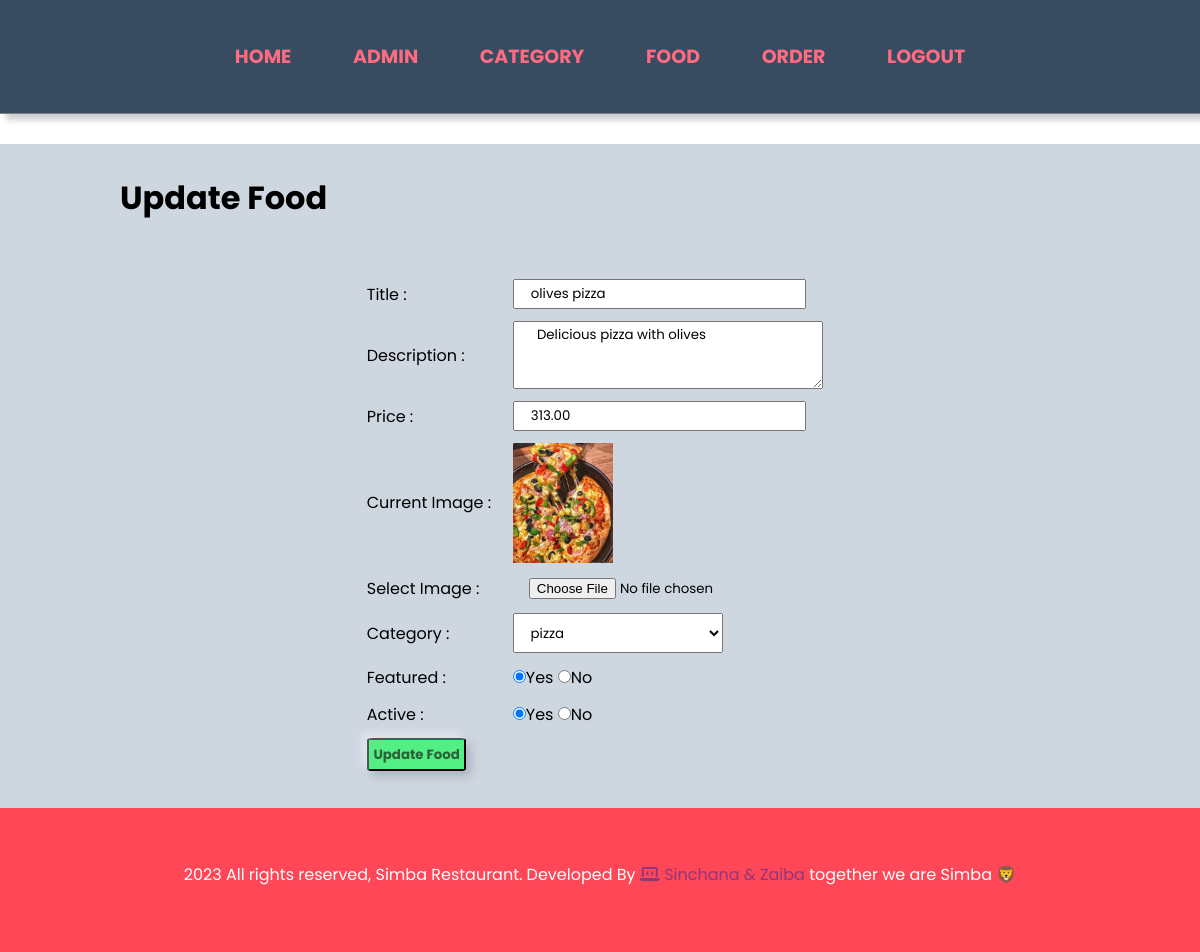
The app's page /admin/update-food.php?id=31 (signed in) with its own data.
### tables this page shows
CREATE TABLE `tbl_food` (
  `id` int(10) UNSIGNED NOT NULL,
  `title` varchar(150) NOT NULL,
  `description` text NOT NULL,
  `price` decimal(10,2) NOT NULL,
  `image_name` varchar(255) NOT NULL,
  `category_id` int(11) NOT NULL,
  `featured` varchar(10) NOT NULL,
  `active` varchar(10) NOT NULL
);

CREATE TABLE `tbl_category` (
  `id` int(10) UNSIGNED NOT NULL,
  `title` varchar(100) NOT NULL,
  `image_name` varchar(255) NOT NULL,
  `featured` varchar(10) NOT NULL,
  `active` varchar(10) NOT NULL
);

### admin/update-food.php (the view, shortened to what this page needs)
<?php include('partials/menu.php'); ?>
        <div class="main-content">
            <div class="wrapper">
                <h1>Update Food</h1>
                <br><br>
                <?php
                if(isset($_GET['id']))
                {
                    $id = $_GET['id'];
                    $sql = "SELECT * FROM tbl_food WHERE id=$id ";
                    $res = mysqli_query($conn,$sql);
                    if($res==true)
                    {
                        $count = mysqli_num_rows($res);
                        if($count == 1)
                        {
                            $row = mysqli_fetch_assoc($res);
                            $title = $row['title'];
                            $description = $row['description'];
                            $price = $row['price'];
                            $current_image = $row['image_name'];
                            $current_category = $row['category_id'];
                            $featured = $row['featured'];
                            $active = $row['active'];
                        }
                    }
                }
                ?>
                <form action="" method="POST" enctype="multipart/form-data">
                    <table class="tbl-50 my-table">
                        <tr>
                            <td>Title :</td>
                            <td>
                                <input type="text" name="title" value="<?php echo $title ;?>">
                            </td>
                        </tr>
                        <tr>
                            <td>Description :</td>
                            <td>
                                <textarea name="description" id="" cols="23" rows="3"> <?php echo $description ;?> </textarea>
                            </td>
                        </tr>
                        <tr>
                            <td>Price :</td>
                            <td>
                                <input type="number" name="price" value="<?php echo $price ;?>">
                            </td>
                        </tr>
                        <tr>
                            <td>Current Image :</td>
                            <td>
                                <?php
                                    if($current_image != "")
                                    {
                                        ?>
                                            <img src="<?php echo SITEURL; ?>images/food/<?php echo $current_image ;?>" width="100px">
                                        <?php
                                    }
                                    else
                                    {
                                        echo "<div class='failure'>No Image Selected.</div>";
                                    }
                                ?>
                            </td>
                        </tr>
                        <tr>
                            <td>Select Image :</td>
                            <td>
                                <input type="file" name="image">
                            </td>
                        </tr>
                        <tr>
                            <td>Category :</td>
                            <td>
                                <select name="category" value=" <?php echo $category ;?> ">
                                    <?php
                                        $sql2 = " SELECT * FROM tbl_category where active='yes' ";
                                        $res2 = mysqli_query($conn,$sql2);
                                        if($res2==true)
                                        {
                                            $count = mysqli_num_rows($res2);
                                            if($count>0)
                                            {
                                                while($row=mysqli_fetch_assoc($res2))
                                                {
                                                    $category_id = $row['id'];
                                                    $category_title = $row['title'];
                                                    ?>
                                                        <option <?php if($current_category == $category_id){echo "selected" ;} ?> value="<?php echo $category_id ?>"> <?php echo $category_title; ?> </option>
                                                    <?php
                                                }
                                            }
                                            else
                                            {
                                                ?>
                                                    <option value="0">No Category Found.</option>
                                                <?php
                                            }
                                        }
                                    ?>
                                </select>
                            </td>
                        </tr>
                        <tr>
                            <td>Featured :</td>
                            <td>
                                <input <?php if($featured == "yes") {echo "checked" ;} ?> type="radio" name="featured" value="yes">Yes
                                <input <?php if($featured == "no") {echo "checked" ;} ?> type="radio" name="featured" value="no">No
                            </td>
                        </tr>
                        <tr>
                            <td>Active :</td>
                            <td>
                                <input <?php if($active == "yes") {echo "checked" ;} ?> type="radio" name="active" value="yes">Yes
                                <input <?php if($active == "no") {echo "checked" ;} ?> type="radio" name="active" value="no">No
                            </td>
                        </tr>
                        <tr>
                            <td colspan="2">
                                <input type="submit" name="submit" value="Update Food" class="btn-secondary">
                            </td>
                        </tr>
                    </table>
                </form>
            </div>
        </div>
<?php include('partials/footer.php'); ?>

### css/admin.css (style rules this page uses)
* { margin: 0; padding: 0; font-family: 'Poppins', sans-serif; user-select: none; text-decoration: none; }
body { min-height: 100vh; position: relative; }
.wrapper { padding: 0.5%; width: 80%; margin: 0 auto; }
.my-table { margin: 0 auto; }
.tbl-50 { width: 50%; }
input { padding: 1% 5% ; }
textarea { padding: 1% 5%; }
select { width: 210px; height: 40px; padding-left: 4%; }
table tr td { padding: 1%; }
.btn-secondary { background-color: #53ee84; font-weight: bold; padding: 1%; color: rgba(16, 2, 2, 0.591); text-decoration: none; border-radius: 6%; margin-right: 2%; box-shadow: -5px -5px 9px rgba(255,255,255,0.45), 5px 5px 9px rgba(94,104,121,0.3); }
.main-content { position: relative; background-color: #ced6e0; height: max-content; padding: 2% 0; }

### records on screen
tbl_food: title "olives pizza", description "Delicious pizza with olives", price "313.00", image_name (picture), category "pizza", featured "☑", active "☑"
